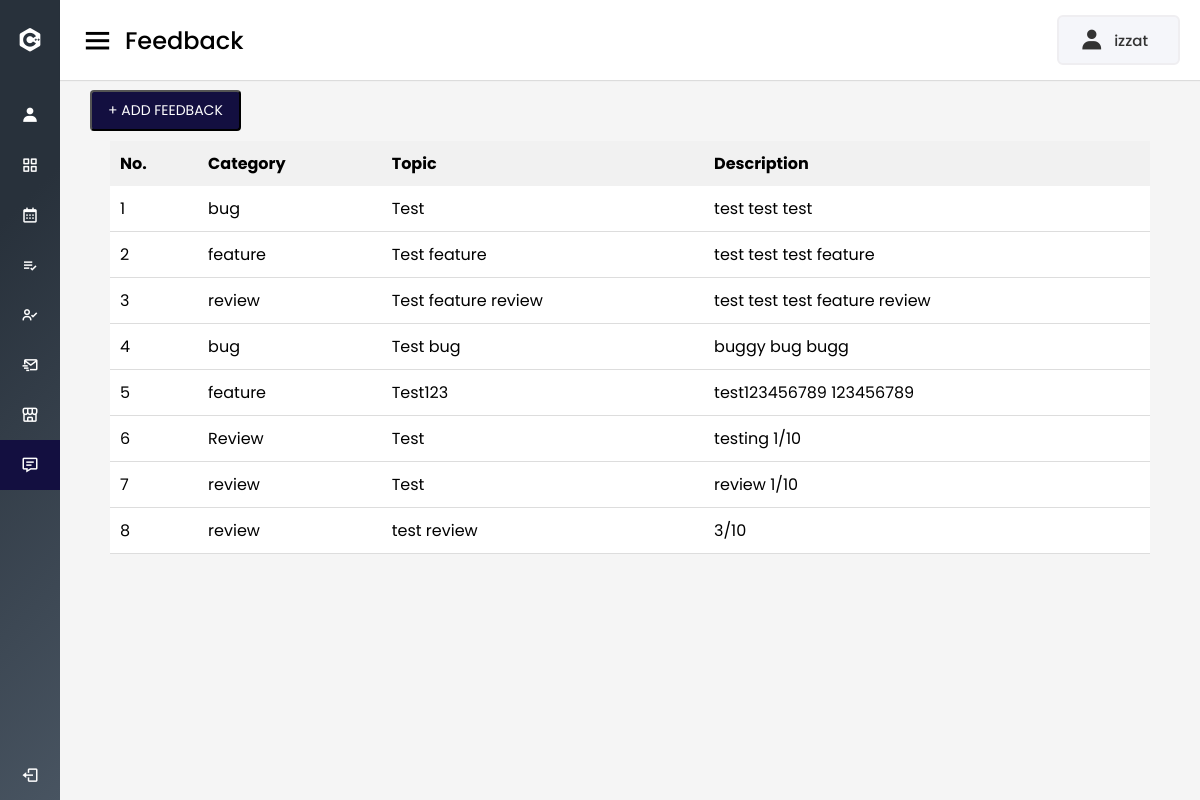
The app's page /user/feedback.php (signed in) with its own data.
### tables this page shows
CREATE TABLE `feedback` (
  `feedback_id` int(20) NOT NULL,
  `username` varchar(50) NOT NULL,
  `feedback_category` varchar(50) NOT NULL,
  `feedback_topic` varchar(50) NOT NULL,
  `feedback_desc` varchar(255) NOT NULL
);

### user/feedback.php (the view, shortened to what this page needs)
<?php
include('../connection/dbconn.php');
$query = "SELECT * FROM feedback WHERE username = '{$_SESSION['username']}'";
$result = mysqli_query($dbconn, $query);
?>
<!DOCTYPE html>
<html lang="en" dir="ltr">
<head>
  <link rel="stylesheet" href="style3.css">
  <link href='https://unpkg.com/boxicons@2.0.7/css/boxicons.min.css' rel='stylesheet'>
</head>
<body>
  <div class="sidebar">
    <div class="logo-details">
      <i class='bx bxl-c-plus-plus'></i>
      <span class="logo_name">Wed Gala</span>
    </div>
    <ul class="nav-links">
      <li>
        <a href="userprofile.php">
          <i class='bx bxs-user' ></i>
          <span class="links_name"><?php echo $_SESSION['username']; ?></span>
        </a>
      </li>
      <li>
        <a href="user.php">
          <i class='bx bx-grid-alt' ></i>
          <span class="links_name">Dashboard</span>
        </a>
      </li>
      <li>
        <a href="itinerary.php">
          <i class='bx bx-calendar' ></i>
          <span class="links_name">Itinerary</span>
        </a>
      </li>
      <li>
        <a href="checklist.php?status=all">
          <i class='bx bx-list-check' ></i>
          <span class="links_name">Checklist</span>
        </a>
      </li>
      <li>
        <a href="guestlist.php">
          <i class='bx bx-user-check' ></i>
          <span class="links_name">Guestlist</span>
        </a>
      </li>
      <li>
        <a href="invitation.php">
          <i class='bx bx-mail-send' ></i>
          <span class="links_name">Digital Invite</span>
        </a>
      </li>
      <li>
        <a href="vendor.php">
          <i class='bx bx-store-alt' ></i>
          <span class="links_name">Vendor</span>
        </a>
      </li>
      <li>
        <a href="feedback.php" class="active">
          <i class='bx bx-message-detail' ></i>
          <span class="links_name">Feedback</span>
        </a>
      </li>
      <li class="log_out">
        <a href="../registration/logout.php">
          <i class='bx bx-log-out'></i>
          <span class="links_name">Log out</span>
        </a>
      </li>
    </ul>
  </div>
  <section class="home-section">
    <nav>
      <div class="sidebar-button">
        <i class='bx bx-menu sidebarBtn'></i>
        <span class="dashboard">Feedback</span>
      </div>
      <div class="profile-details">
        <i class='bx bxs-user'></i>
        <span class="admin_name">
          <?php echo $_SESSION['username']; ?>
        </span>
      </div>
    </nav>
    <section class="blog" id="blog" style="padding-top: 80px;">
      <button class="btn2" id="addFeedback" onclick="displayModal()">+ ADD FEEDBACK</button>
      <div class="feedback-box">
        <table>
          <thead>
            <tr>
              <th>No.</th>
              <th>Category</th>
              <th>Topic</th>
              <th>Description</th>
            </tr>
          </thead>
          <tbody>
            <?php
            $counter = 1;
            while ($row = mysqli_fetch_assoc($result)) {
              echo "<tr>";
              echo "<td>" . $counter . "</td>";
              echo "<td>" . $row['feedback_category'] . "</td>";
              echo "<td>" . $row['feedback_topic'] . "</td>";
              echo "<td>" . $row['feedback_desc'] . "</td>";
              echo "</tr>";
              $counter++;
            }
            ?>
          </tbody>
        </table>
      </div>
    </section>
  </section>
</body>
</html>

### user/style3.css (style rules this page uses)
:root { --pink:#EE0548; --black:#130f40; }
* { margin: 0; padding: 0; box-sizing: border-box; font-family: 'Poppins', sans-serif; }
.sidebar { position: fixed; height: 100%; width: 240px; transition: all 0.5s ease; background-color: #485461; background-image: linear-gradient(315deg, #485461 0%, #28313b 74%); }
.sidebar .logo-details { height: 80px; display: flex; align-items: center; }
.sidebar .logo-details i { font-size: 28px; font-weight: 500; color: #fff; min-width: 60px; text-align: center }
.sidebar .logo-details .logo_name { color: #fff; font-size: 24px; font-weight: 500; }
.sidebar .nav-links { margin-top: 10px; }
.sidebar .nav-links li { position: relative; list-style: none; height: 50px; }
.sidebar .nav-links li a { height: 100%; width: 100%; display: flex; align-items: center; text-decoration: none; transition: all 0.4s ease; }
.sidebar .nav-links li a.active { background: var(--black); }
.sidebar .nav-links li i { min-width: 60px; text-align: center; font-size: 18px; color: #fff; }
.sidebar .nav-links li a .links_name { color: #fff; font-size: 15px; font-weight: 400; white-space: nowrap; }
.sidebar .nav-links .log_out { position: absolute; bottom: 0; width: 100%; }
.home-section { position: relative; background: #f5f5f5; min-height: 100vh; width: calc(100% - 240px); left: 240px; transition: all 0.5s ease; }
.home-section nav { display: flex; justify-content: space-between; height: 80px; background: #fff; display: flex; align-items: center; position: fixed; width: calc(100% - 240px); left: 240px; z-index: 100; padding: 0 20px; box-shadow: 0 1px 1px rgba(0, 0, 0, 0.1); transition: all 0.5s ease; }
.home-section nav .sidebar-button { display: flex; align-items: center; font-size: 24px; font-weight: 500; }
nav .sidebar-button i { font-size: 35px; margin-right: 10px; }
.home-section nav .profile-details { display: flex; align-items: center; background: #F5F6FA; border: 2px solid #EFEEF1; border-radius: 6px; height: 50px; padding: 0 20px 0 20px; }
nav .profile-details .admin_name { font-size: 15px; font-weight: 500; color: #333; margin: 0 10px; white-space: nowrap; }
nav .profile-details i { font-size: 25px; color: #333; }
@media (max-width: 1240px) { .sidebar { width: 60px; } }
@media (max-width: 1240px) { .home-section { width: calc(100% - 60px); left: 60px; } }
@media (max-width: 1240px) { .home-section nav { width: calc(100% - 60px); left: 60px; } }
.btn2 { display: inline-block; padding: 8px 16px; background: var(--black); color: #fff; text-decoration: none; border-radius: 4px; font-size: 14px; margin-top: 10px; margin-left: 30px; cursor: pointer; }
a { color: #2196F3; }
table { width: 100%; border-collapse: collapse; }
th, td { padding: 12px; text-align: left; cursor: pointer; }
th { background-color: #f2f2f2; font-weight: bold; }
.feedback-box { margin: 0 50px; margin-top: 10px; }
.feedback-box table { width: 100%; border-collapse: collapse; background-color: #fff; }
.feedback-box th { background-color: #f1f1f1; padding: 10px; }
.feedback-box td { padding: 10px; border-bottom: 1px solid #ddd; }

### records on screen
feedback: feedback_category "bug", feedback_topic "Test", feedback_desc "test test test"
feedback: feedback_category "feature", feedback_topic "Test feature", feedback_desc "test test test feature"
feedback: feedback_category "review", feedback_topic "Test feature review", feedback_desc "test test test feature review"
feedback: feedback_category "bug", feedback_topic "Test bug", feedback_desc "buggy bug bugg"
feedback: feedback_category "feature", feedback_topic "Test123", feedback_desc "test123456789 123456789"
feedback: feedback_category "Review", feedback_topic "Test", feedback_desc "testing 1/10"
feedback: feedback_category "review", feedback_topic "Test", feedback_desc "review 1/10"
feedback: feedback_category "review", feedback_topic "test review", feedback_desc "3/10"

### other values on screen
$_SESSION['username'] "izzat"
